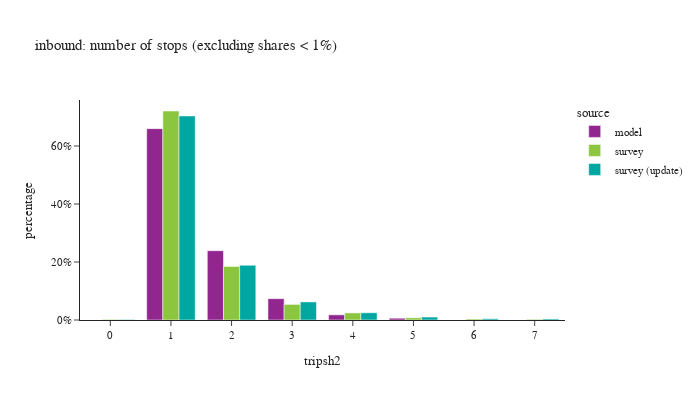

Notebook code for this chart:
### Code cell
df_plot = df_tour.groupby(['tripsh2','source'])['toexpfac'].sum().reset_index()
df_plot['percentage'] = df_plot.groupby(['source'], group_keys=False)['toexpfac']. \
    apply(lambda x: x / float(x.sum()))
df_plot = df_plot.loc[df_plot['percentage'] > 0.001]
# df_plot
fig = px.bar(df_plot.sort_values(['source']), x="tripsh2", y="percentage", color="source",
             barmode="group",title="inbound: number of stops (excluding shares < 1%)",
             hover_data=['toexpfac'])
fig.update_layout(height=400, width=700, font=dict(size=11),
                  xaxis = dict(dtick = 1, categoryorder='category ascending'),
                  yaxis=dict(tickformat=".0%"))
fig.show()

### Figure 1 — Plotly figure (JSON) as saved in the notebook; plotly's stock layout.template omitted (floating-point values rounded to 4 significant figures)
{"data": [{"alignmentgroup": "True", "customdata": [[3864000.0], [1399000.0], [430000.0], [104100.0], [35890.0]], "hovertemplate": "source=model<br>tripsh2=%{x}<br>percentage=%{y}<br>toexpfac=%{customdata[0]}<extra></extra>", "legendgroup": "model", "marker": {"color": "#91268F", "pattern": {"shape": ""}}, "name": "model", "offsetgroup": "model", "orientation": "v", "showlegend": true, "textposition": "auto", "type": "bar", "x": [1, 2, 3, 4, 5], "xaxis": "x", "y": [0.66, 0.239, 0.07345, 0.01778, 0.00613], "yaxis": "y"}, {"alignmentgroup": "True", "customdata": [[10300.0], [3673000.0], [17720.0], [941600.0], [273900.0], [12380.0], [124700.0], [38980.0]], "hovertemplate": "source=survey<br>tripsh2=%{x}<br>percentage=%{y}<br>toexpfac=%{customdata[0]}<extra></extra>", "legendgroup": "survey", "marker": {"color": "#8CC63E", "pattern": {"shape": ""}}, "name": "survey", "offsetgroup": "survey", "orientation": "v", "showlegend": true, "textposition": "auto", "type": "bar", "x": [0, 1, 6, 2, 3, 7, 4, 5], "xaxis": "x", "y": [0.002022, 0.7208, 0.003477, 0.1848, 0.05376, 0.002429, 0.02446, 0.00765], "yaxis": "y"}, {"alignmentgroup": "True", "customdata": [[21390.0], [51610.0], [314800.0], [953600.0], [3554000.0], [8964.0], [125700.0], [18630.0]], "hovertemplate": "source=survey (update)<br>tripsh2=%{x}<br>percentage=%{y}<br>toexpfac=%{customdata[0]}<extra></extra>", "legendgroup": "survey (update)", "marker": {"color": "#00A7A0", "pattern": {"shape": ""}}, "name": "survey (update)", "offsetgroup": "survey (update)", "orientation": "v", "showlegend": true, "textposition": "auto", "type": "bar", "x": [6, 5, 3, 2, 1, 0, 4, 7], "xaxis": "x", "y": [0.004234, 0.01022, 0.06234, 0.1888, 0.7037, 0.001775, 0.0249, 0.003688], "yaxis": "y"}], "layout": {"barmode": "group", "font": {"size": 11}, "height": 400, "legend": {"title": {"text": "source"}, "tracegroupgap": 0}, "title": {"text": "inbound: number of stops (excluding shares < 1%)"}, "width": 700, "xaxis": {"anchor": "y", "categoryorder": "category ascending", "domain": [0.0, 1.0], "dtick": 1, "title": {"text": "tripsh2"}}, "yaxis": {"anchor": "x", "domain": [0.0, 1.0], "tickformat": ".0%", "title": {"text": "percentage"}}}}
